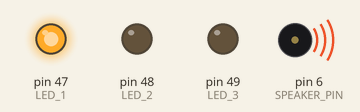
This sketch was run on a simulated Arduino Mega 2560, built with avr-gcc and run on an emulated ATmega2560. Parts: output pins drawn as LEDs (lit = HIGH), buzzer (waves = sounding).

Above: at 0.16 s.
At 7.49 s:
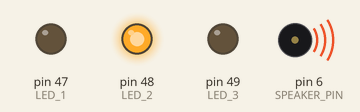
At 9.49 s:
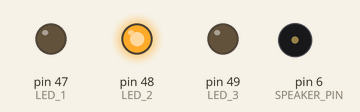
At 15.82 s:
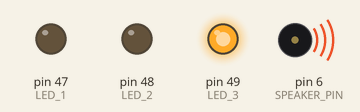
At 26.82 s:
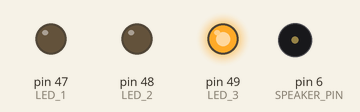
At 33.1 s:
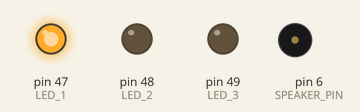
Timing chart, 0 to 40.0 s (numbered marks = the images above):
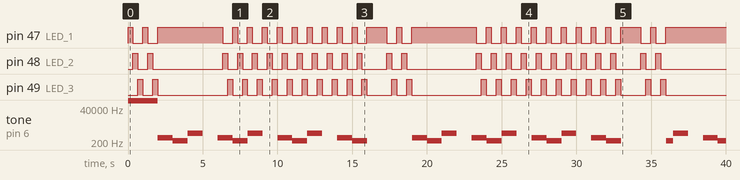

The sketch:

Part3.2.ino
```cpp
#define SPEAKER_PIN PH3 // pin 6
#define LED_1 PL2 // pin 47
#define LED_2 PL1 // pin 48
#define LED_3 PL0 // pin 49
#define SPEAKER_PORT PORTH
#define SPEAKER_DDR DDRH
#define LED_PORT PORTL
#define LED_DDR DDRL
// Global flags
// This flag is set to true when Task A is active and being executed. It is set to false when Task A should be stopped.
volatile bool taskAActive;
// The taskBActive flag is used in Task B to determine whether the speaker should play a tone. When taskBActive is true, Task B is active and the speaker should play a tone based on the current time.
volatile bool taskBActive;

void setup() {
  LED_DDR |= (1 << LED_1) | (1 << LED_2) |(1 << LED_3);
  // Set Waveform Generation Mode (WGM) to Fast PWM mode (Mode 14)
  TCCR4A = (1 << WGM41) | (1 << WGM40);
  TCCR4B = (1 << WGM43) | (1 << WGM42);

  // Set Output Compare A (OC4A) for toggling on compare match
  TCCR4A |= (1 << COM4A0);

  // Set Timer/Counter4 prescaler to 64 (desired frequency range)
  TCCR4B |= (1 << CS41) | (1 << CS40);
  //bit_set is called with arguments SPEAKER_DDR and SPEAKER_PIN. Setting a specific bit in a register to 1.
  // The line bit_set(SPEAKER_DDR, SPEAKER_PIN); sets the specified bit of the SPEAKER_DDR register to 1.
  // It configures the corresponding pin of the speaker as an output by setting the direction register (DDR) for that pin.
  bit_set(SPEAKER_DDR, SPEAKER_PIN);
  // boolean flags as volatile for activation status of task A and B
  taskAActive = false;
  taskBActive = false;
}
void loop() {
  int taskATime = 2000; // Duration of Task A in milliseconds
  int taskBTime = 4000; // Duration of Task B in milliseconds
  int taskABTime = 10000; // Duration of Task A and Task B running simultaneously in milliseconds
  int downtime = 1000; // Duration of downtime between tasks in milliseconds
  long startTime;

  taskAActive = true;  // Start Task A
  startTime = millis(); // Get the current time
  while (millis() - startTime < taskATime) {
    ledCycle(); // Run the LED cycle for Task A
  }
  taskAActive = false;  // Stop Task A

  taskBActive = true; // Start Task B
  startTime = millis(); // Get the current time
  while (millis() - startTime < taskBTime) {
    if (speakerCycle(startTime) == 0) {
      OCR4A = 0;
    } else {
      OCR4A = (F_CPU / (64UL * speakerCycle(startTime))) / 2; //Run the Speaker cycle for Task B
    }
  }
  OCR4A = 0;
  taskBActive = false;

  // Task A and Task B run simultaneously for 10 seconds
  taskAActive = true;  // Start Task A
  taskBActive = true; // Start Task B
  startTime = millis();
  while (millis() - startTime < taskABTime) {
    ledCycle(); // Task A concurrent with task B
    if (speakerCycle(startTime) == 0) {
      OCR4A = 0;
    } else {
      OCR4A = (F_CPU / (64UL * speakerCycle(startTime))) / 2; // Task B concurrent with task A
    }
  }
  OCR4A = 0;
  taskAActive = false; // Deactivate Task A for downtime
  taskBActive = false; // Deactivate Task B for downtime

  delay(downtime);  // No tasks for 1 second
}
// Setting a specific bit in a register to 1
void bit_set(volatile uint8_t& reg, uint8_t bit) {
  reg |= (1 << bit);
}
// Setting a specific bit in a register to 0
void bit_clear(volatile uint8_t& reg, uint8_t bit) {
  reg &= ~(1 << bit);
}
int speakerCycle(int startTime) {
  int interval = 4000; // Define the interval for speaker cycle
  long currentTime = millis() - startTime; // Calculate the current time relative to the start time
  int freq = 0; // Initialize the tone frequency

  // Check if Task B is active
  if (taskBActive) {
    // Determine the frequency based on the current time within the interval
    if (currentTime % interval >= 0 && currentTime % interval < 1000) {
      freq = 400; // Set frequency to 400 Hz
    } else if (currentTime % interval >= 1000 && currentTime % interval < 2000) {
      freq = 250; // Set frequency to 250 Hz
    } else if (currentTime % interval >= 2000 && currentTime % interval < 3000) {
      freq = 800; // Set frequency to 800 Hz
    }
  } else {
    freq = 0; // If Task B is not active, set frequency to 0 (no tone)
  }

  return freq; // Return the determined frequency
}
void ledCycle() {
  // Check if Task A is active
  if (taskAActive) {
    int interval = 999; // Define the interval for LED cycle
    long currentTime = millis(); // Get the current time
    // Determine the LED state based on the current time within the interval
    if (currentTime % interval >= 0 && currentTime % interval < 333) {
      bit_set(LED_PORT, LED_1); // Turn on LED 1
      bit_clear(LED_PORT, LED_2); // Turn off LED 2
      bit_clear(LED_PORT, LED_3); // Turn off LED 3
    } else if (currentTime % interval >= 333 && currentTime % interval < 666) {
      bit_clear(LED_PORT, LED_1); // Turn off LED 1
      bit_set(LED_PORT, LED_2); // Turn on LED 2
      bit_clear(LED_PORT, LED_3); // Turn off LED 3
    } else if (currentTime % interval >= 666 && currentTime % interval < 999) {
      bit_clear(LED_PORT, LED_1); // Turn off LED 1
      bit_clear(LED_PORT, LED_2); // Turn off LED 2
      bit_set(LED_PORT, LED_3); // Turn on LED 3
    }
  } else {
    bit_clear(LED_PORT, LED_1); // Turn off LED 1
    bit_clear(LED_PORT, LED_2); // Turn off LED 2
    bit_clear(LED_PORT, LED_3); // Turn off LED 3
  }
}
```

Measured:
- by itself, pin 47 (LED_1): repeats every 17.0 s: LOW 0.67 s, HIGH 0.33 s, LOW 0.67 s, HIGH 4.3 s, 9 × (LOW 0.67 s, HIGH 0.33 s), LOW 0.67 s, HIGH 1.3 s
- by itself, pin 48 (LED_2), pin 49 (LED_3): repeats every 17.0 s: LOW 0.67 s, HIGH 0.33 s, LOW 4.7 s, 9 × (HIGH 0.33 s, LOW 0.67 s), HIGH 0.33 s, LOW 1.7 s, HIGH 0.33 s
